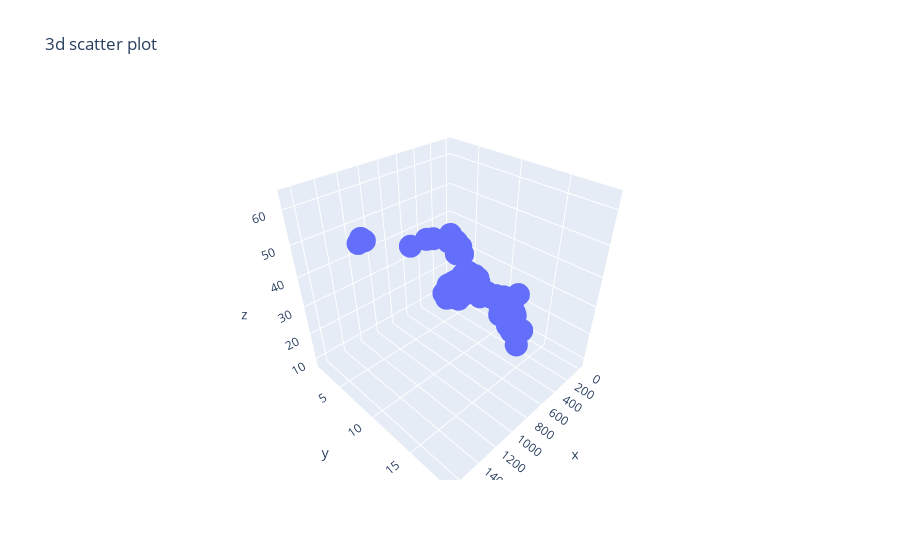

The notebook cell saved with this chart:
### Markdown cell above
In 3D scatter plot we can observe that the it shows 3D visualization of 3 columns by representing x-axis,y-axis and z-axis as columns
we can see the values the of colums in the 3D plot

### Code cell
SCD=pt.scatter_3d(x=df_fish['Weight'],y=df_fish['Height'],z=df_fish['Length2'], title='3d scatter plot')
SCD.show()

### Figure 1 — Plotly figure (JSON) as saved in the notebook; plotly's stock layout.template omitted (floating-point values rounded to 4 significant figures; data arrays with more than 128 entries replaced by an {"elided": "..."} marker saying what was removed)
{"data": [{"hovertemplate": "x=%{x}<br>y=%{y}<br>z=%{z}<extra></extra>", "legendgroup": "", "marker": {"color": "#636efa", "symbol": "circle"}, "mode": "markers", "name": "", "scene": "scene", "showlegend": false, "type": "scatter3d", "x": {"elided": "159 float values"}, "y": {"elided": "159 float values"}, "z": {"elided": "159 float values"}}], "layout": {"legend": {"tracegroupgap": 0}, "scene": {"domain": {"x": [0, 1], "y": [0, 1]}, "xaxis": {"title": {"text": "x"}}, "yaxis": {"title": {"text": "y"}}, "zaxis": {"title": {"text": "z"}}}, "title": {"text": "3d scatter plot"}}}
